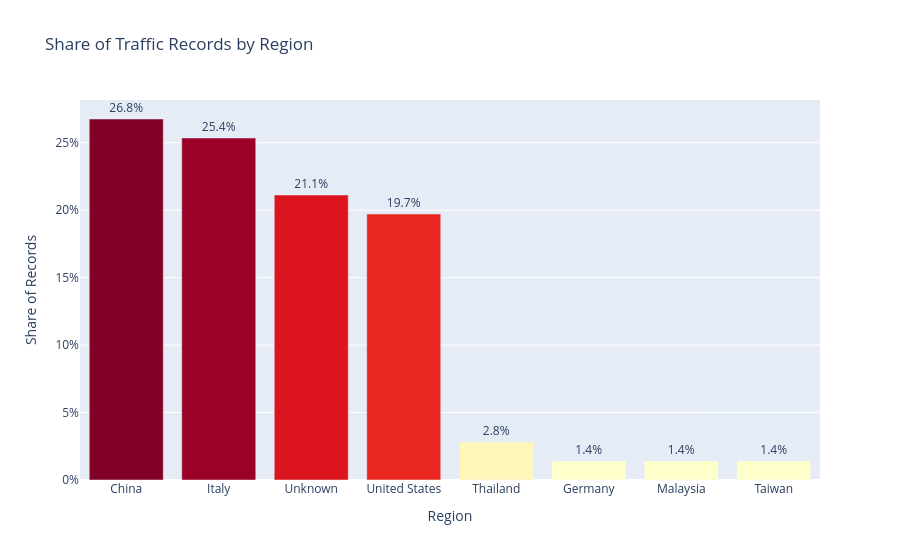

This figure's notebook cell:
### Code cell
!pip install plotly pandas openpyxl

import pandas as pd
import plotly.express as px
import plotly.graph_objects as go
from IPython.display import display

# Traffic data: November 11–13, 2026
# Preliminary IP-based geographic estimates

df = pd.DataFrame({
    "Region": [
        "Italy",
        "China",
        "United States",
        "Thailand",
        "Germany",
        "Malaysia",
        "Taiwan",
        "Unknown"
    ],
    "ISO3": [
        "ITA", "CHN", "USA", "THA",
        "DEU", "MYS", "TWN", None
    ],
    "Records": [
        18, 19, 14, 2, 1, 1, 1, 15
    ],
    "Pageviews": [
        268, 39, 20, 3, 1, 1, 1, 18
    ]
})

# Calculate Share of Records
df["Share of Records"] = (
    df["Records"] / df["Records"].sum()
)

# Sort by Share of Records (descending)
df = df.sort_values(
    by="Share of Records",
    ascending=False
).reset_index(drop=True)

# Summary
print("Traffic Report | November 11–13, 2026")
print("-" * 45)
print("Total Pageviews:", df["Pageviews"].sum())

# Data table
# Hide the raw record counts
display(
    df[
        [
            "Region",
            "Share of Records",
            "Pageviews"
        ]
    ]
    .style
    .format({"Share of Records": "{:.1%}"})
    .hide(axis="index")
)

# Bar chart: Share of Records by Region
fig_bar = px.bar(
    df,
    x="Region",
    y="Share of Records",
    text=df["Share of Records"].map(
        lambda x: f"{x:.1%}"
    ),
    color="Share of Records",
    color_continuous_scale="YlOrRd",
    title="Share of Traffic Records by Region",
    category_orders={
        "Region": df["Region"].tolist()
    }
)

fig_bar.update_traces(
    textposition="outside"
)

fig_bar.update_layout(
    xaxis_title="Region",
    yaxis_title="Share of Records",
    yaxis_tickformat=".0%",
    height=500,
    coloraxis_showscale=False,
)

fig_bar.show()

# Geographic heatmap
# Exclude Unknown because it has no geographic location

df_map = df.dropna(subset=["ISO3"]).copy()

fig_map = go.Figure()

fig_map.add_trace(
    go.Choropleth(
        locations=df_map["ISO3"],
        locationmode="ISO-3",
        z=df_map["Share of Records"] * 100,
        text=df_map["Region"],
        colorscale="YlOrRd",
        colorbar=dict(title="Share (%)"),
        customdata=df_map[["Pageviews"]],
        hovertemplate=(
            "<b>%{text}</b><br>"
            "Share of Records: %{z:.1f}%<br>"
            "Pageviews: %{customdata[0]}<br>"
            "<extra></extra>"
        ),
    )
)

fig_map.update_layout(
    title="Traffic Distribution by Country | Nov 11–13, 2026",
    geo=dict(
        showframe=False,
        showcoastlines=True,
        projection_type="natural earth"
    ),
    margin=dict(l=0, r=0, t=60, b=0),
    height=560,
)

fig_map.show()

### Figure 1 — Plotly figure (JSON) as saved in the notebook; plotly's stock layout.template omitted (floating-point values rounded to 4 significant figures)
{"data": [{"hovertemplate": "Region=%{x}<br>Share of Records=%{marker.color}<br>text=%{text}<extra></extra>", "legendgroup": "", "marker": {"color": [0.2676, 0.2535, 0.2113, 0.1972, 0.02817, 0.01408, 0.01408, 0.01408], "coloraxis": "coloraxis", "pattern": {"shape": ""}}, "name": "", "orientation": "v", "showlegend": false, "text": ["26.8%", "25.4%", "21.1%", "19.7%", "2.8%", "1.4%", "1.4%", "1.4%"], "textposition": "outside", "type": "bar", "x": ["China", "Italy", "Unknown", "United States", "Thailand", "Germany", "Malaysia", "Taiwan"], "xaxis": "x", "y": [0.2676, 0.2535, 0.2113, 0.1972, 0.02817, 0.01408, 0.01408, 0.01408], "yaxis": "y"}], "layout": {"autosize": true, "barmode": "relative", "coloraxis": {"colorbar": {"title": {"text": "Share of Records"}}, "colorscale": [[0, "rgb(255,255,204)"], [0.125, "rgb(255,237,160)"], [0.25, "rgb(254,217,118)"], [0.375, "rgb(254,178,76)"], [0.5, "rgb(253,141,60)"], [0.625, "rgb(252,78,42)"], [0.75, "rgb(227,26,28)"], [0.875, "rgb(189,0,38)"], [1, "rgb(128,0,38)"]], "showscale": false}, "legend": {"tracegroupgap": 0}, "title": {"text": "Share of Traffic Records by Region"}, "xaxis": {"anchor": "y", "autorange": true, "categoryarray": ["China", "Italy", "Unknown", "United States", "Thailand", "Germany", "Malaysia", "Taiwan"], "categoryorder": "array", "domain": [0, 1], "range": [-0.5, 7.5], "title": {"text": "Region"}, "type": "category"}, "yaxis": {"anchor": "x", "autorange": true, "domain": [0, 1], "range": [0, 0.3], "tickformat": ".0%", "title": {"text": "Share of Records"}, "type": "linear"}}}
